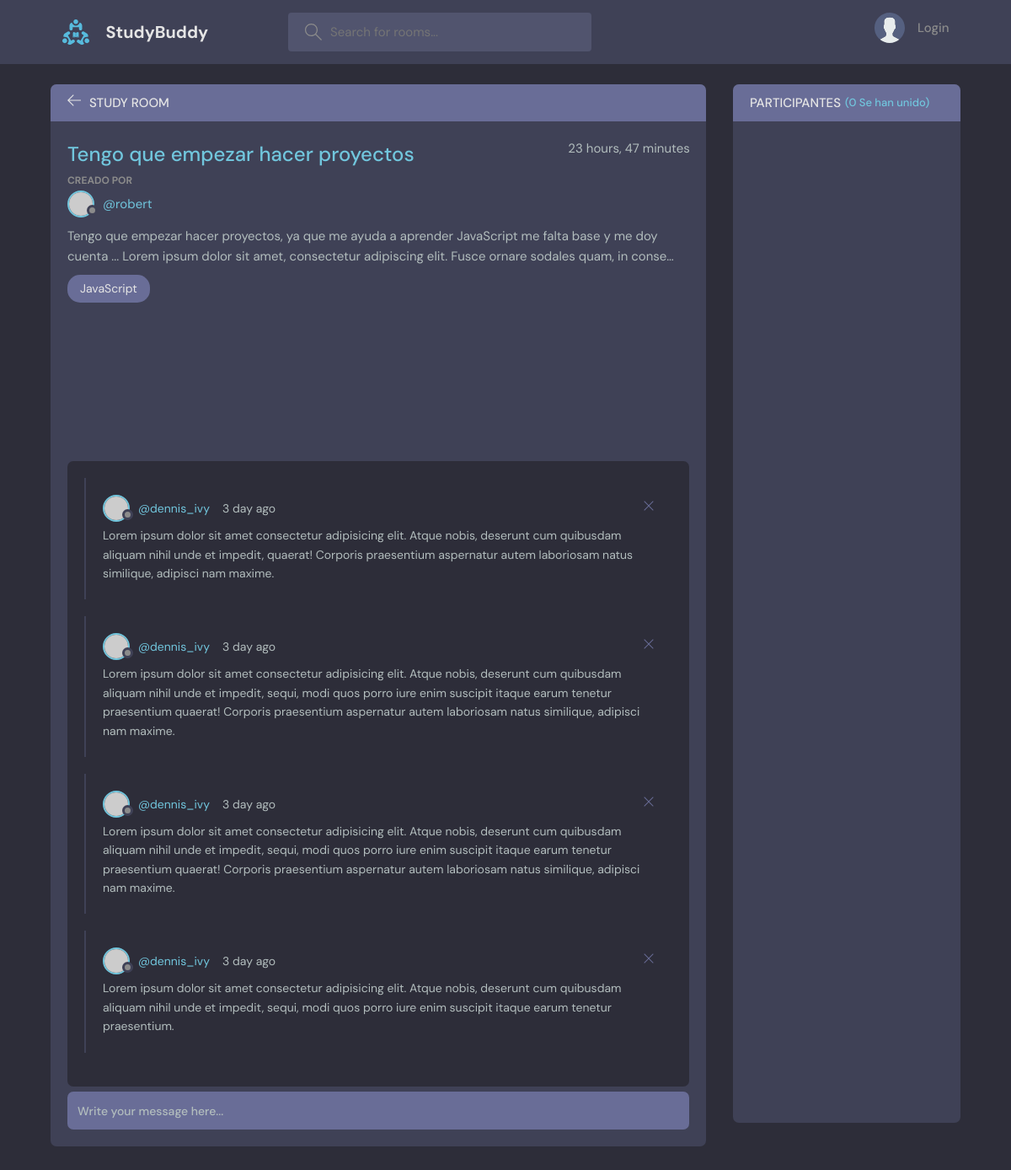
Screenshot of /room/6 with the database file from the repository.
### base/models.py (models this page shows, shortened)
class Habitacion(models.Model):
    host = models.ForeignKey(User, on_delete=models.SET_NULL, null=True)
    tema = models.ForeignKey(Tema, on_delete=models.SET_NULL, null=True)
    nombre = models.CharField(max_length=200)
    descripcion = models.TextField(null=True, blank=True)
    participantes = models.ManyToManyField(User, related_name="participantes", blank=True)
    updated = models.DateTimeField(auto_now=True)
    creado = models.DateTimeField(auto_now_add=True) #Este valor solo cambia cuando se INICIA UNA VEZ
    class Meta:
        ordering = ["-updated", "-creado"]

### base/views.py (the view)
# urls.py: path("room/<str:pk>", views.room, name="room"), ## <str:pki> el tipo de dato del parametro en este caso int y lo guardamos en la variable pki
def room(request, pk):
    room = Habitacion.objects.get(id=pk)
    mensajes = room.mensaje_set.all().order_by("-created") #_set.all() coge todos los comentarios
    participantes = room.participantes.all()
    if request.method == "POST":
        mensaje = Mensaje.objects.create(usuario=request.user, habitacion=room, body=request.POST.get("body"))
        room.participantes.add(request.user)
        return redirect("room", pk=room.id) #Redirecciona con su pk
    contexto = {"room": room, "mensajes": mensajes, "request": request, "participantes": participantes}
    return render(request, "room.html", contexto)

### templates/room.html (shortened to what this page needs)
{% extends "main.html" %}
  {% block content %}
    <main class="profile-page layout layout--2">
      <div class="container">
        <div class="room">
          <div class="room__top">
            <div class="room__topLeft">
              <a href="{{request.META.HTTP_REFERER}}">
                <svg version="1.1" xmlns="http://www.w3.org/2000/svg" width="32" height="32" viewBox="0 0 32 32">
                  <title>arrow-left</title>
                  <path
                    d="M13.723 2.286l-13.723 13.714 13.719 13.714 1.616-1.611-10.96-10.96h27.625v-2.286h-27.625l10.965-10.965-1.616-1.607z"
                  ></path>
                </svg>
              </a>
              <h3>Study Room</h3>
            </div>
          </div>
          <div class="room__box scroll">
            <div class="room__header scroll">
              <div class="room__info">
                <h3>{{room.nombre}}</h3>
                <span>{{room.creado|timesince}}</span>
              </div>
              <div class="room__hosted">
                <p>Creado Por</p>
                <a href="{% url 'perfil-usuario' room.host.id %}" class="room__author">
                  <div class="avatar avatar--small">
                    <img src="https://randomuser.me/api/portraits/men/37.jpg" />
                  </div>
                  <span>@{{room.host}}</span>
                </a>
              </div>
              <div class="room__details">
                {{room.descripcion|truncatechars:200}}
              </div>
              <span class="room__topics">JavaScript</span>
            </div>
            <div class="room__conversation">
              <div class="threads scroll">
                <div class="thread">
                  <div class="thread__top">
                    <div class="thread__author">
                      <a href="#" class="thread__authorInfo">
                        <div class="avatar avatar--small">
                          <img src="https://randomuser.me/api/portraits/men/37.jpg" />
                        </div>
                        <span>@dennis_ivy</span>
                      </a>
                      <span class="thread__date">3 day ago</span>
                    </div>
                    <div class="thread__delete">
                      <svg version="1.1" xmlns="http://www.w3.org/2000/svg" width="32" height="32" viewBox="0 0 32 32">
                        <title>remove</title>
                        <path
                          d="M27.314 6.019l-1.333-1.333-9.98 9.981-9.981-9.981-1.333 1.333 9.981 9.981-9.981 9.98 1.333 1.333 9.981-9.98 9.98 9.98 1.333-1.333-9.98-9.98 9.98-9.981z"
                        ></path>
                      </svg>
                    </div>
                  </div>
                  <div class="thread__details">
                    Lorem ipsum dolor sit amet consectetur adipisicing elit. Atque nobis, deserunt cum quibusdam aliquam
                    nihil unde et impedit, quaerat! Corporis praesentium aspernatur autem laboriosam natus similique,
                    adipisci nam maxime.
                  </div>
                </div>
                <div class="thread">
                  <div class="thread__top">
                    <div class="thread__author">
                      <a href="#" class="thread__authorInfo">
                        <div class="avatar avatar--small">
                          <img src="https://randomuser.me/api/portraits/men/37.jpg" />
                        </div>
                        <span>@dennis_ivy</span>
                      </a>
                      <span class="thread__date">3 day ago</span>
                    </div>
                    <div class="thread__delete">
                      <svg version="1.1" xmlns="http://www.w3.org/2000/svg" width="32" height="32" viewBox="0 0 32 32">
                        <title>remove</title>
                        <path
                          d="M27.314 6.019l-1.333-1.333-9.98 9.981-9.981-9.981-1.333 1.333 9.981 9.981-9.981 9.98 1.333 1.333 9.981-9.98 9.98 9.98 1.333-1.333-9.98-9.98 9.98-9.981z"
                        ></path>
                      </svg>
                    </div>
                  </div>
                  <div class="thread__details">
                    Lorem ipsum dolor sit amet consectetur adipisicing elit. Atque nobis, deserunt cum quibusdam aliquam
                    nihil unde et impedit, sequi, modi quos porro iure enim suscipit itaque earum tenetur praesentium
                    quaerat! Corporis praesentium aspernatur autem laboriosam natus similique, adipisci nam maxime.
                  </div>
                </div>
                <div class="thread">
                  <div class="thread__top">
                    <div class="thread__author">
                      <a href="#" class="thread__authorInfo">
                        <div class="avatar avatar--small">
                          <img src="https://randomuser.me/api/portraits/men/37.jpg" />
                        </div>
                        <span>@dennis_ivy</span>
                      </a>
                      <span class="thread__date">3 day ago</span>
                    </div>
                    <div class="thread__delete">
                      <svg version="1.1" xmlns="http://www.w3.org/2000/svg" width="32" height="32" viewBox="0 0 32 32">
                        <title>remove</title>
                        <path
                          d="M27.314 6.019l-1.333-1.333-9.98 9.981-9.981-9.981-1.333 1.333 9.981 9.981-9.981 9.98 1.333 1.333 9.981-9.98 9.98 9.98 1.333-1.333-9.98-9.98 9.98-9.981z"
                        ></path>
                      </svg>
                    </div>
                  </div>
                  <div class="thread__details">
                    Lorem ipsum dolor sit amet consectetur adipisicing elit. Atque nobis, deserunt cum quibusdam aliquam
                    nihil unde et impedit, sequi, modi quos porro iure enim suscipit itaque earum tenetur praesentium
                    quaerat! Corporis praesentium aspernatur autem laboriosam natus similique, adipisci nam maxime.
                  </div>
                </div>
                <div class="thread">
                  <div class="thread__top">
                    <div class="thread__author">
                      <a href="#" class="thread__authorInfo">
                        <div class="avatar avatar--small">
                          <img src="https://randomuser.me/api/portraits/men/37.jpg" />
                        </div>
                        <span>@dennis_ivy</span>
                      </a>
                      <span class="thread__date">3 day ago</span>
                    </div>
                    <div class="thread__delete">
                      <svg version="1.1" xmlns="http://www.w3.org/2000/svg" width="32" height="32" viewBox="0 0 32 32">
                        <title>remove</title>
                        <path
                          d="M27.314 6.019l-1.333-1.333-9.98 9.981-9.981-9.981-1.333 1.333 9.981 9.981-9.981 9.98 1.333 1.333 9.981-9.98 9.98 9.98 1.333-1.333-9.98-9.98 9.98-9.981z"
                        ></path>
                      </svg>
                    </div>
                  </div>
                  <div class="thread__details">
                    Lorem ipsum dolor sit amet consectetur adipisicing elit. Atque nobis, deserunt cum quibusdam aliquam
                    nihil unde et impedit, sequi, modi quos porro iure enim suscipit itaque earum tenetur praesentium.
                  </div>
                </div>
              </div>
            </div>
          </div>
          <div class="room__message">
            <form action="#"><input name="" placeholder="Write your message here..." /></form>
          </div>
        </div>
        <div class="participants">
          <h3 class="participants__top">Participantes <span>({{participantes.count}} Se han unido)</span></h3>
          <div class="participants__list scroll">
          </div>
        </div>
      </div>
    </main>
{% endblock content %}

### rows the page displays
Habitacion: nombre "Tengo que empezar hacer proyectos", creado "23 hours, 47 minutes", host "robert", descripcion "Tengo que empezar hacer proyectos, ya que me ayuda a aprender JavaScript me falta base y me doy cuenta ... Lorem ipsum dolor sit amet, consectetur adipiscing elit. Fusce ornare sodales quam, in conse…"

### other values shown
{{ participantes.count }} "0"
